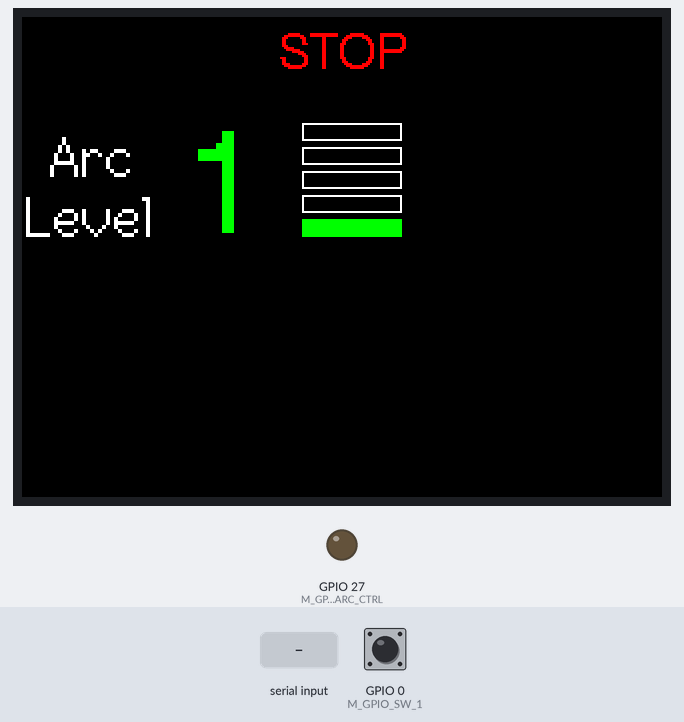
This sketch was run on a simulated ESP32. Parts: 320×240 colour display, output pins drawn as LEDs (lit = HIGH). The test bench sets the inputs (shaded band); at power-on: GPIO 0 (M_GPIO_SW_1) HIGH. Random numbers use the default seed unless the sketch sets one; nothing arrives over Bluetooth unless stated; what the sketch prints to the serial monitor is not drawn.

Above: at 1.5 s.
1.6 s: "s\n" received over the second serial link
At 2.8 s:
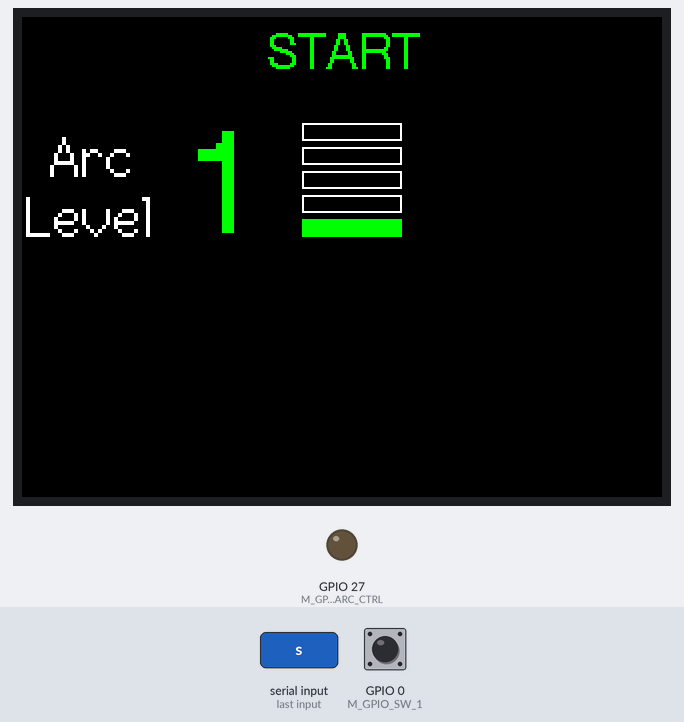
3.1 s: "t\n" received over the second serial link
At 4.0 s:
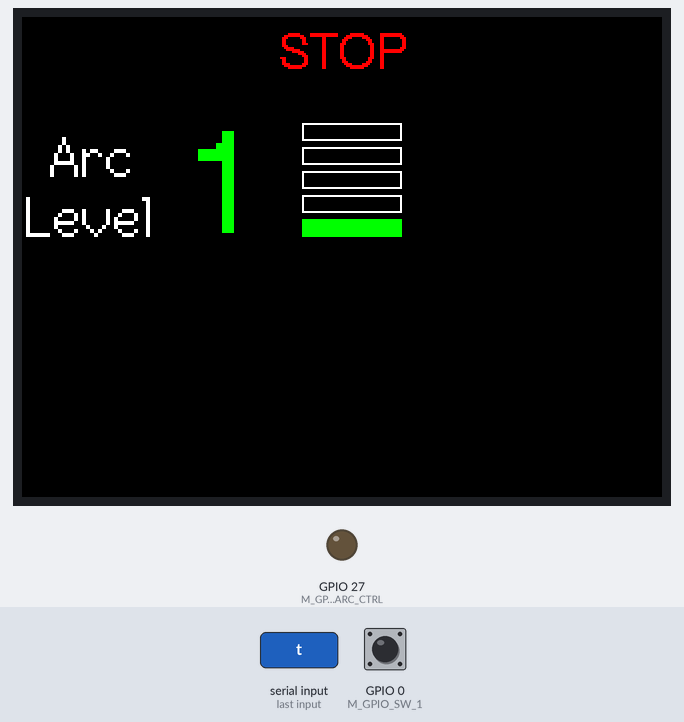
4.6 s: "2\n" received over the second serial link
At 5.1 s:
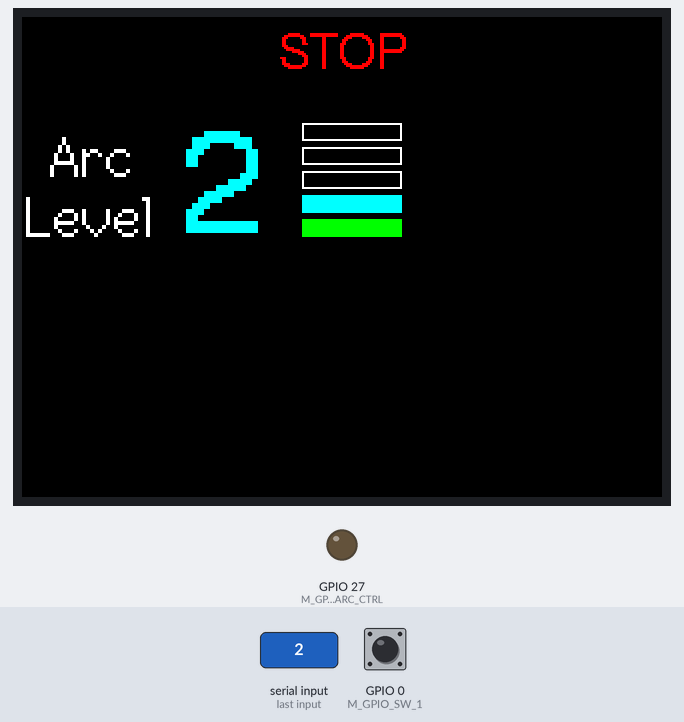
6.1 s: "3\n" received over the second serial link
At 7.3 s:
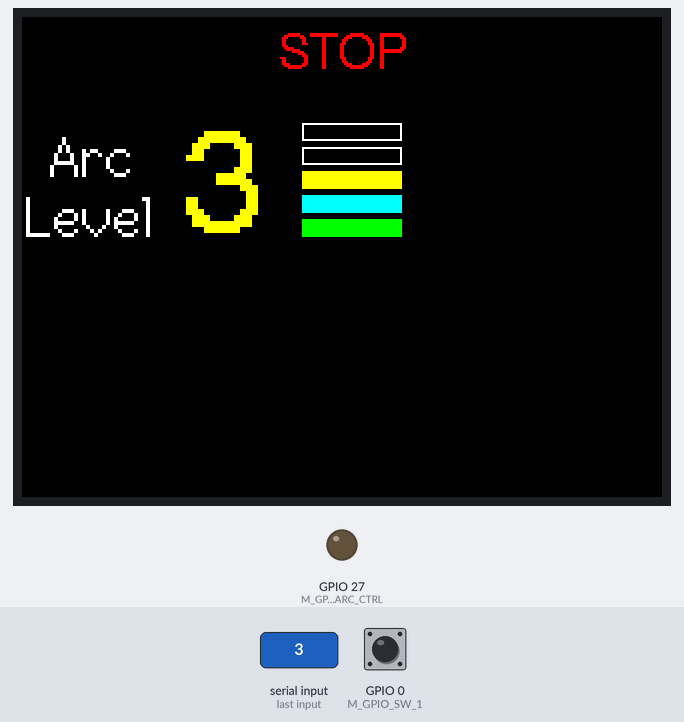
7.6 s: "4\n" received over the second serial link
At 8.7 s:
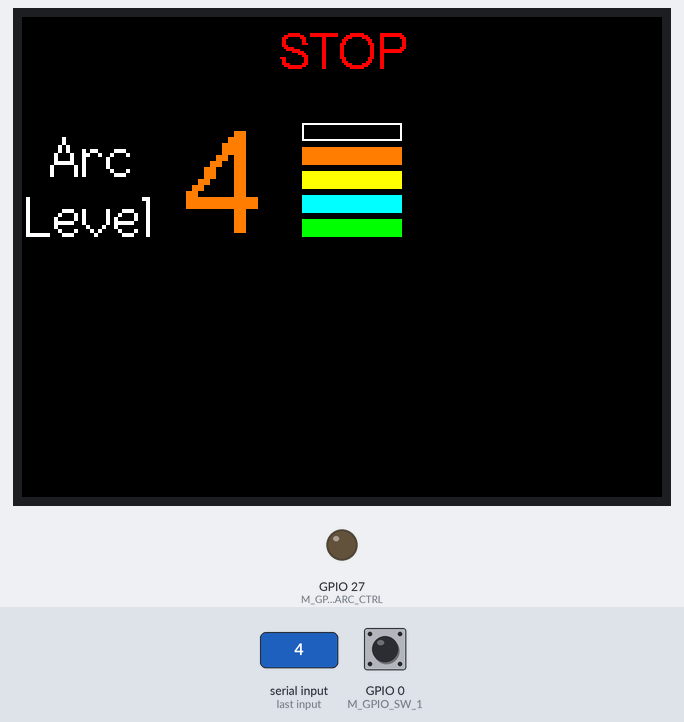
9.1 s: "5\n" received over the second serial link
At 9.8 s:
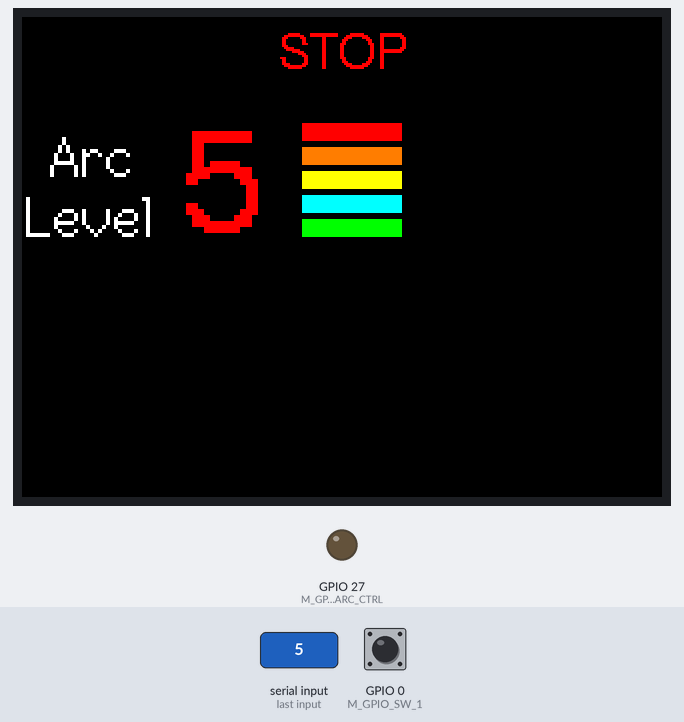
Timing chart, 0 to 11.6 s (numbered marks = the images above; inputs shaded):
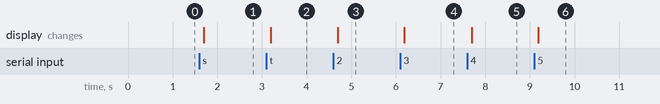

Measured:
- after the input at 1.6 s, the display: changes after 0.09 s (image 1)
- after the input at 3.1 s, the display: changes after 0.09 s (image 2)
- after the input at 4.6 s, the display: changes after 0.09 s (image 3)
- after the input at 6.1 s, the display: changes after 0.09 s (image 4)
- after the input at 7.6 s, the display: changes after 0.09 s (image 5)
- after the input at 9.1 s, the display: changes after 0.09 s (image 6)

The sketch:

ArcLv_Simul.ino
```cpp
/**
****************************************************************
                            ArcLv_Simul.ino
    아크 발생기 제어기
        고전압 아크발생기의 동작 시간을 ms 단위로 제어
        휴대폰 또는 태블릿으로 명령 제어
****************************************************************
*/
#include "includes.h"


/**
****************************************************************
    Function : setup
****************************************************************
*/
void setup() {
    BT_Init();
    Disp_Init();
    TaskMgr_Init();
    IoCtrl_Init();
}

/**
****************************************************************
    Function : loop
****************************************************************
*/
void loop() {
    BT_Task();
    TaskMgr_ArcGen();

    IoCtrl_SwToPin();
}
```

BT.cpp
```cpp
/**
****************************************************************
                            BT.cpp
    블루투스 초기화
    수신된 명령 읽기 (getCommand() 반환)
    필요시 콜백 함수 등록 가능
****************************************************************
*/
#include "includes.h"

/**
****************************************************************
    Globaval Variable
****************************************************************
*/
String device_name = "ESP32-BT-Slave";

BluetoothSerial SerialBT;

// 상태 변수
String  sysState = "STOP";      // START/STOP 상태
int     arcLevel = 1;           // 1~5 레벨
bool    updated  = false;       // 상태 변화 여부 플래그


/**
****************************************************************
    Function : BT_Init
****************************************************************
*/
void BT_Init(void)
{
    Serial.begin (115200);
    Serial.printf("The device \"%s\" is started.\n", device_name.c_str());

    SerialBT.begin(device_name);
}


/**
****************************************************************
    Function : BT_Task
****************************************************************
*/
void BT_Task(void)
{
//    bool updated = false;                   // 상태 변화 여부 플래그

    if (SerialBT.available()) {
        char cmd = SerialBT.read();
        //Serial.write(cmd);

        if (cmd == '\r' || cmd == '\n')
            return;

        switch (cmd) {
            case 't': if (sysState != "STOP") { sysState = "STOP";  updated = true; } break;

            case 's': if (sysState == "STOP") { sysState = "START"; updated = true; } break;
            case '1': if (sysState == "STOP") { arcLevel = 1;       updated = true; } break;
            case '2': if (sysState == "STOP") { arcLevel = 2;       updated = true; } break;
            case '3': if (sysState == "STOP") { arcLevel = 3;       updated = true; } break;
            case '4': if (sysState == "STOP") { arcLevel = 4;       updated = true; } break;
            case '5': if (sysState == "STOP") { arcLevel = 5;       updated = true; } break;
            default :                                                                 break;
        }
    }

    if (updated) {
        updated = false;
        Disp_ShowStatus();
        Disp_UpdateFireworkTicker();   // ⭐ 상태 바뀔 때마다 다시 세팅
    }
}
```

BT.h
```cpp
/**
****************************************************************
                            BT.h
    블루투스 초기화
    수신된 명령 읽기 (getCommand() 반환)
    필요시 콜백 함수 등록 가능
****************************************************************
*/
#ifndef __BT_h
#define __BT_h


extern String  sysState;
extern int     arcLevel;
extern bool    updated;

extern void BT_Init(void);
extern void BT_Task(void);


#endif
```

Disp.cpp
```cpp
/**
****************************************************************
                            Disp.cpp
    TFT LCD 초기화 함수
    설정값 표시 함수 (예: showConfig() / updateStatus())
****************************************************************
*/
#include "includes.h"

#define M_LCD_DEGREE_0   0  // USB 커넥터가 아래 방향
#define M_LCD_DEGREE_90  1  // USB 커넥터가 우측 방향
#define M_LCD_DEGREE_180 2  // USB 커넥터가 위   방향
#define M_LCD_DEGREE_270 3  // USB 커넥터가 좌측 방향

#define M_FIRE_POS_X1 215
#define M_FIRE_POS_X2 240
#define M_FIRE_POS_Y1 60
#define M_FIRE_POS_Y2 100
#define M_FIRE_MARGIN 20    // 폭죽 최대 길이(15px)보다 살짝 크게


Ticker Disp_Firework_Ticker;   // 폭죽 깜빡임 타이머
bool fireworkVisible = false;  // 현재 폭죽 상태 (켜짐/꺼짐)


/**
****************************************************************
    Globaval Variable
****************************************************************
*/
TFT_eSPI tft = TFT_eSPI();


#define TFT_VIVID_ORANGE 0xFBE0  // (255,120,0)

// 레벨 색상표 (아래에서 위로 순서)
uint16_t levelColors[5] = {
    TFT_GREEN,
    TFT_CYAN,
    TFT_YELLOW,
    TFT_VIVID_ORANGE,
    TFT_RED
};


/**
****************************************************************
    Static Fucntion Prototype
****************************************************************
*/
static void Disp_FireworkBlink(void);
static void Disp_DrawFirework(bool on);
static void Disp_ClearFireworkArea(void);

/**
****************************************************************
    Function : Disp_Init
****************************************************************
*/
void Disp_Init(void) {
    tft.init();
    tft.setRotation(M_LCD_DEGREE_270);
    tft.fillScreen(TFT_BLACK);

    Disp_ShowStatus();
    Disp_UpdateFireworkTicker();  // 레벨 상태에 맞춰 시작
}


/**
****************************************************************
    Function : Disp_ShowStatus - 상태 표시 함수
****************************************************************
*/
void Disp_ShowStatus() {
    tft.fillScreen(TFT_BLACK);

    // --- 윗줄: START/STOP ---
    tft.setTextDatum(MC_DATUM);
    tft.setTextFont(4);
    tft.setTextSize(1);
    if (sysState == "START") {
        tft.setTextColor(TFT_GREEN, TFT_BLACK);
    } else {
        tft.setTextColor(TFT_RED, TFT_BLACK);
    }
    tft.drawString(sysState, tft.width() / 2, 20);

    // --- Arc / Level 글자 ---
    tft.setTextFont(2);
    tft.setTextSize(2);
    tft.setTextColor(TFT_WHITE, TFT_BLACK);
    tft.drawString("Arc", 35, 70);
    tft.drawString("Level", 35, 100);

    // --- 숫자 표시 ---
    tft.setTextFont(4);
    tft.setTextSize(3);
    tft.setTextColor(levelColors[arcLevel - 1], TFT_BLACK);
    tft.drawString(String(arcLevel), 100, 90);

    // --- 세로 막대 ---
    int barX = 140;
    int barY = 110;
    int barW = 50;
    int barH = 9;
    int gap  = 3;

    for (int i = 0; i < 5; i++) {
        int rectY = barY - i * (barH + gap);
        if (i < arcLevel) {
            tft.fillRect(barX, rectY - barH, barW, barH, levelColors[i]);
        } else {
            tft.drawRect(barX, rectY - barH, barW, barH, TFT_WHITE);
        }
    }
}


/**
****************************************************************
    Function : updateFireworkTicker
****************************************************************
*/
void Disp_UpdateFireworkTicker(void) {
    Disp_Firework_Ticker.detach();  // 기존 주기 반드시 해제

    if ((sysState == "STOP") || (arcLevel <= 1)) {
        Disp_DrawFirework(false);  // 화면 클리어
        return;
    }

    float interval = 0.5;  // 기본값
    switch (arcLevel) {
        case 2: interval = 0.8;  break;   // 느리게
        case 3: interval = 0.5;  break;   // 보통
        case 4: interval = 0.3;  break;   // 조금 빠르게
        case 5: interval = 0.15; break;   // 매우 빠르게
    }

    Disp_Firework_Ticker.attach(interval, Disp_FireworkBlink);
}

/**
****************************************************************
    Function : fireworkBlink
****************************************************************
*/
static void Disp_FireworkBlink(void) {
    fireworkVisible = !fireworkVisible;  // 상태 토글
    Disp_DrawFirework(fireworkVisible);
}


/**
****************************************************************
    Function : Disp_DrawFirework
****************************************************************
*/
static void Disp_DrawFirework(bool on) {
    // Stop이거나 레벨 1 → 무조건 화면 클리어
    if ((sysState == "STOP") || (arcLevel == 1)) {
        // 폭죽 전체 영역 클리어
        Disp_ClearFireworkArea();
    } else {
        if (on) {
            // 🔥 폭죽 그리기
            int cx = random(M_FIRE_POS_X1, M_FIRE_POS_X2);
            int cy = random(M_FIRE_POS_Y1, M_FIRE_POS_Y2);
            uint16_t colors[5] = { TFT_WHITE, TFT_YELLOW, TFT_RED, TFT_CYAN, TFT_VIVID_ORANGE };

            int rays = random(6, 10);
            for (int i = 0; i < rays; i++) {
                float angle = (360.0 / rays) * i + random(-10, 10);
                float rad = angle * 3.14159 / 180.0;
                int len = random(8, 15);
                int x2 = cx + cos(rad) * len;
                int y2 = cy + sin(rad) * len;
                uint16_t c = colors[random(0, 5)];

                tft.drawLine(cx, cy, x2, y2, c);
                tft.drawLine(cx + 1, cy, x2 + 1, y2, c);
            }
        } else {
            // 🔄 지우기 (검정으로 덮음)
            Disp_ClearFireworkArea();
        }
    }
}


/**
****************************************************************
    Function : Disp_ClearFireworkArea
****************************************************************
*/
static void Disp_ClearFireworkArea(void) {
    tft.fillRect(
        M_FIRE_POS_X1 - M_FIRE_MARGIN,
        M_FIRE_POS_Y1 - M_FIRE_MARGIN,
        (M_FIRE_POS_X2 - M_FIRE_POS_X1) + (M_FIRE_MARGIN * 2),
        (M_FIRE_POS_Y2 - M_FIRE_POS_Y1) + (M_FIRE_MARGIN * 2),
        TFT_BLACK);
}
```

Disp.h
```cpp
/**
****************************************************************
                            Disp.h
    TFT LCD 초기화 함수
    설정값 표시 함수 (예: showConfig() / updateStatus())
****************************************************************
*/
#ifndef __DISP_h
#define __DISP_h

extern void Disp_Init(void);
extern void Disp_ShowStatus();
extern void Disp_DrawArcEffect(void);

extern void Disp_UpdateFireworkTicker(void);

#endif
```

IoCtrl.cpp
```cpp
/**
****************************************************************
                            IoCtrl.cpp
    IO 핀 초기화
    명령에 따라 핀 ON/OFF
    task1ms() 안에서 실행될 핵심 함수
****************************************************************
*/
#include "includes.h"


#define M_GPIO_SW_1         0   // 보드 자체 스위치
#define M_GPIO_SW_2         35  // 보드 자체 스위치
#define M_GPIO_ARC_CTRL     27  // GPIO27 아크 출력 제어

/**
****************************************************************
    Function : IoCtrl_Init
****************************************************************
*/
void IoCtrl_Init(void)
{
    /* 보드 자체 스위치를 위한 설정 */
    pinMode     (M_GPIO_SW_1, INPUT_PULLUP);

    /* 아크 발생기를 위한 설정 */
    pinMode     (M_GPIO_ARC_CTRL, OUTPUT);  // GPIO37을 출력으로 설정
    digitalWrite(M_GPIO_ARC_CTRL, LOW);     // 초기 상태: OFF
}

/**
****************************************************************
    Function : IoCtrl_SwToPin
****************************************************************
*/
void IoCtrl_SwToPin(void)
{
    int swStat;

    if (sysState == "STOP") {
        swStat = digitalRead(M_GPIO_SW_1);

        if (swStat == LOW) {
            digitalWrite(M_GPIO_ARC_CTRL, HIGH);
        }
        else {
            digitalWrite(M_GPIO_ARC_CTRL, LOW);
        }
    }
}


/**
****************************************************************
    Function : IoCtrl_ArcOn
****************************************************************
*/
void IoCtrl_ArcOn(void)
{
    digitalWrite(M_GPIO_ARC_CTRL, HIGH);
}

/**
****************************************************************
    Function : IoCtrl_ArcOff
****************************************************************
*/
void IoCtrl_ArcOff(void)
{
    digitalWrite(M_GPIO_ARC_CTRL, LOW);
}
```

IoCtrl.h
```cpp
/**
****************************************************************
                            IoCtrl.h
    블루투스 초기화
    수신된 명령 읽기 (getCommand() 반환)
    필요시 콜백 함수 등록 가능
****************************************************************
*/
#ifndef __IO_CTRL_h
#define __IO_CTRL_h

extern void IoCtrl_Init(void);
extern void IoCtrl_SwToPin(void);
extern void IoCtrl_ArcOn(void);
extern void IoCtrl_ArcOff(void);

#endif
```

TaskMgr.h
```cpp
/**
****************************************************************
                            TaskMgr.h
    타이머 인터럽트 초기화 (예: Timer1 1ms 주기)
    volatile bool task1msFlag 제공
    ISR 내부에서 flag set → loop()에서 확인 후 실행
****************************************************************
*/
#ifndef __TASK_MGR_h
#define __TASK_MGR_h


extern volatile bool task1msFlag ;      // 1ms마다 세트되는 플래그


extern void TaskMgr_Init(void);
extern void TaskMgr_1ms(void);

extern void TaskMgr_ArcGen(void);


#endif
```

includes.h
```cpp
/**
****************************************************************
                            includes.h
    헤더파일 모음
****************************************************************
*/
#ifndef __INCLUDES_h
#define __INCLUDES_h

/**
****************************************************************
    Basic Header Files
****************************************************************
*/
#include <Arduino.h>
#include <Ticker.h>
#include <TFT_eSPI.h>
#include <SPI.h>
#include "BluetoothSerial.h"


/**
****************************************************************
    User Header Files
****************************************************************
*/
#include "Cfg.h"
#include "BT.h"
#include "Disp.h"
#include "TaskMgr.h"
#include "IoCtrl.h"


#endif
```

Cfg.h
```cpp
/**
****************************************************************
                            Cfg.h
    공통 상수 정의
        TFT LCD 핀 번호
        Bluetooth 시리얼 포트
        IO 제어용 핀 번호
        타이머 주기 등
****************************************************************
*/
#ifndef __CFG_h
#define __CFG_h


#endif
```
